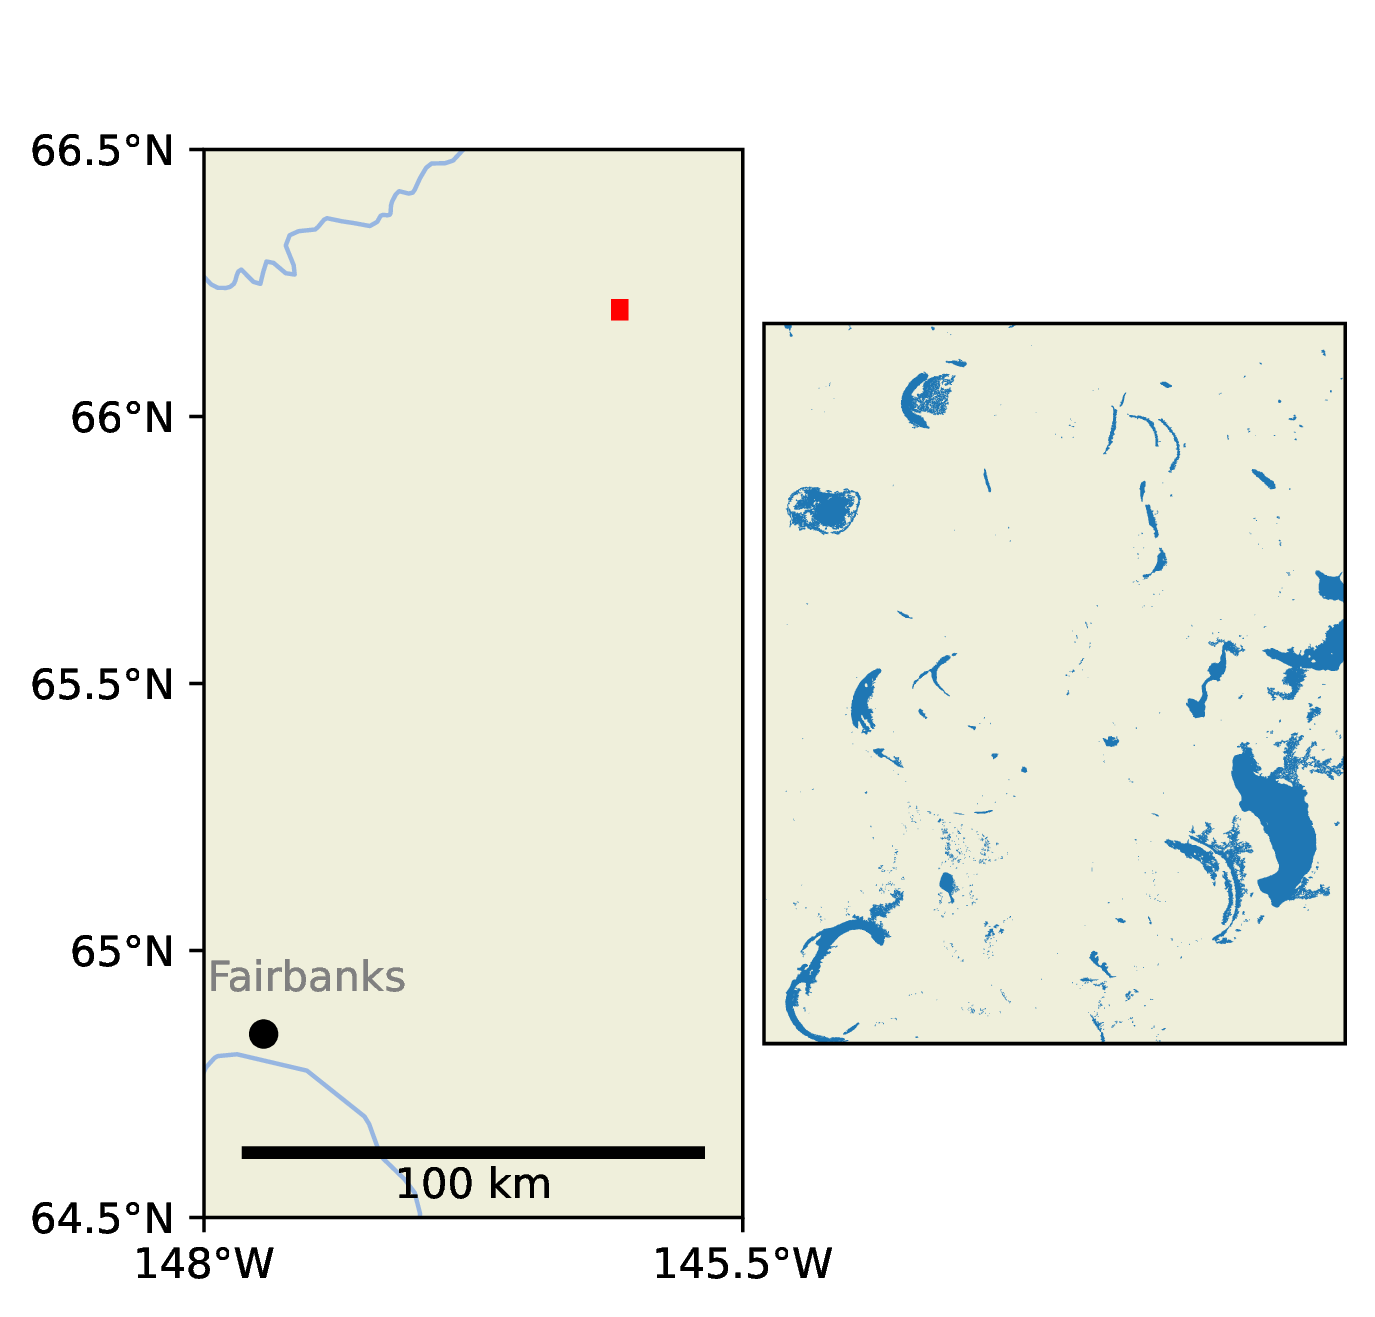

The script that saved this image:
# https://stackoverflow.com/a/35705477/3362993
# https://scitools.org.uk/cartopy/docs/v0.13/examples/tick_labels.html
# https://coolum001.github.io/cartopylayout.html

import numpy as np
import geopandas as gpd
import cartopy.crs as ccrs
import matplotlib.pyplot as plt
from matplotlib import gridspec
import cartopy.feature as cfeature
from shapely.geometry import Point
from cartopy.mpl.ticker import LongitudeFormatter, LatitudeFormatter


def scale_bar(ax, length=None, location=(0.5, 0.05), linewidth=3):
    """
    ax is the axes to draw the scalebar on.
    length is the length of the scalebar in km.
    location is center of the scalebar in axis coordinates.
    (ie. 0.5 is the middle of the plot)
    linewidth is the thickness of the scalebar.
    """
    llx0, llx1, lly0, lly1 = ax.get_extent(ccrs.PlateCarree())
    # Make tmc horizontally centred on the middle of the map,
    # vertically at scale bar location
    sbllx = (llx1 + llx0) / 2
    sblly = lly0 + (lly1 - lly0) * location[1]
    tmc = ccrs.TransverseMercator(sbllx, sblly)
    tmc_text = ccrs.TransverseMercator(sbllx, sblly - 0.03)
    # Get the extent of the plotted area in coordinates in metres
    x0, x1, y0, y1 = ax.get_extent(tmc)
    # Turn the specified scalebar location into coordinates in metres
    sbx = x0 + (x1 - x0) * location[0]
    sby = y0 + (y1 - y0) * location[1]

    # Calculate a scale bar length if none has been given
    if not length:
        length = (x1 - x0) / 5000  # in km
        ndim = int(np.floor(np.log10(length)))  # number of digits in number
        length = round(length, -ndim)  # round to 1sf

        # Returns numbers starting with the list
        def scale_number(x):
            if str(x)[0] in ["1", "2", "5"]:
                return int(x)
            else:
                return scale_number(x - 10**ndim)

        length = scale_number(length)

    # Generate the x coordinate for the ends of the scalebar
    bar_xs = [sbx - length * 500, sbx + length * 500]
    ax.plot(bar_xs, [sby, sby], transform=tmc, color="k", linewidth=linewidth)
    # print(sby)
    ax.text(
        sbx,
        sby,
        str(length) + " km",
        transform=tmc_text,
        horizontalalignment="center",
        verticalalignment="top",
    )

aoi = gpd.read_file("data/bbox.gpkg", driver="GPKG")
extent = (-145.5, -148, 64.5, 66.5)

plt.close()
# fig, axs = plt.subplots(1, 2)
ncol = 2
nrow = 1
fig = plt.figure(figsize=(ncol + 3, nrow + 3))
axes = gridspec.GridSpec(nrow, ncol, wspace=0.0, hspace=0.0, top=1, right=0.9)
ax = plt.subplot(axes[0], xlabel="", projection=ccrs.PlateCarree())
ax.set_extent(extent, ccrs.PlateCarree())
# ---
ax.add_feature(cfeature.LAND)
ax.add_feature(cfeature.RIVERS)
ax.text(
    -147.723056 + 0.2,
    64.843611 + 0.08,
    s="Fairbanks",
    color="grey",
    fontsize=10,
    horizontalalignment="center",
    bbox={"alpha": 0, "edgecolor": "none"}    
)
fairbanks_pnt = gpd.GeoDataFrame(geometry=[Point(-147.723056, 64.843611)], crs = aoi.crs)
fairbanks_pnt.plot(ax=ax, color="black")
aoi.plot(ax=ax, color="red")

# ---
ax.set_xticks([-145.5, -148], crs=ccrs.PlateCarree())
ax.set_yticks([64.5, 65, 65.5, 66, 66.5], crs=ccrs.PlateCarree())
lon_formatter = LongitudeFormatter(zero_direction_label=True)
lat_formatter = LatitudeFormatter()
ax.xaxis.set_major_formatter(lon_formatter)
ax.yaxis.set_major_formatter(lat_formatter)
# ---
scale_bar(ax, location=(0.5, 0.06), length=100)
# ---
left = 0.46
bottom = 0.85
width = 0.04
height = 0.25
rect = [left, bottom, width, height]
ax2 = plt.axes(rect)
# ax2.text(0.5, 0.0, "\u25B2 \nN ", ha="center", fontsize=20, family="Arial", rotation=0)
ax2.axis("off")
# ---
aoi = gpd.read_file("data/bbox.gpkg", driver="GPKG")
aoi_bounds = [x for x in aoi.bounds.iloc[0]]
extent = (aoi_bounds[0], aoi_bounds[2], aoi_bounds[1], aoi_bounds[3])
wb = gpd.read_file("data/perl.gpkg", driver="GPKG")

ax2 = plt.subplot(axes[1], xlabel="", projection=ccrs.PlateCarree())
ax2.set_extent(extent, ccrs.PlateCarree())
aoi.plot(ax=ax2, alpha=0)
ax2.add_feature(cfeature.LAND)
ax2.add_feature(cfeature.RIVERS)
wb.plot(ax=ax2)

# ---
# plt.show()
plt.savefig("figures/study_site.pdf", bbox_inches="tight")
